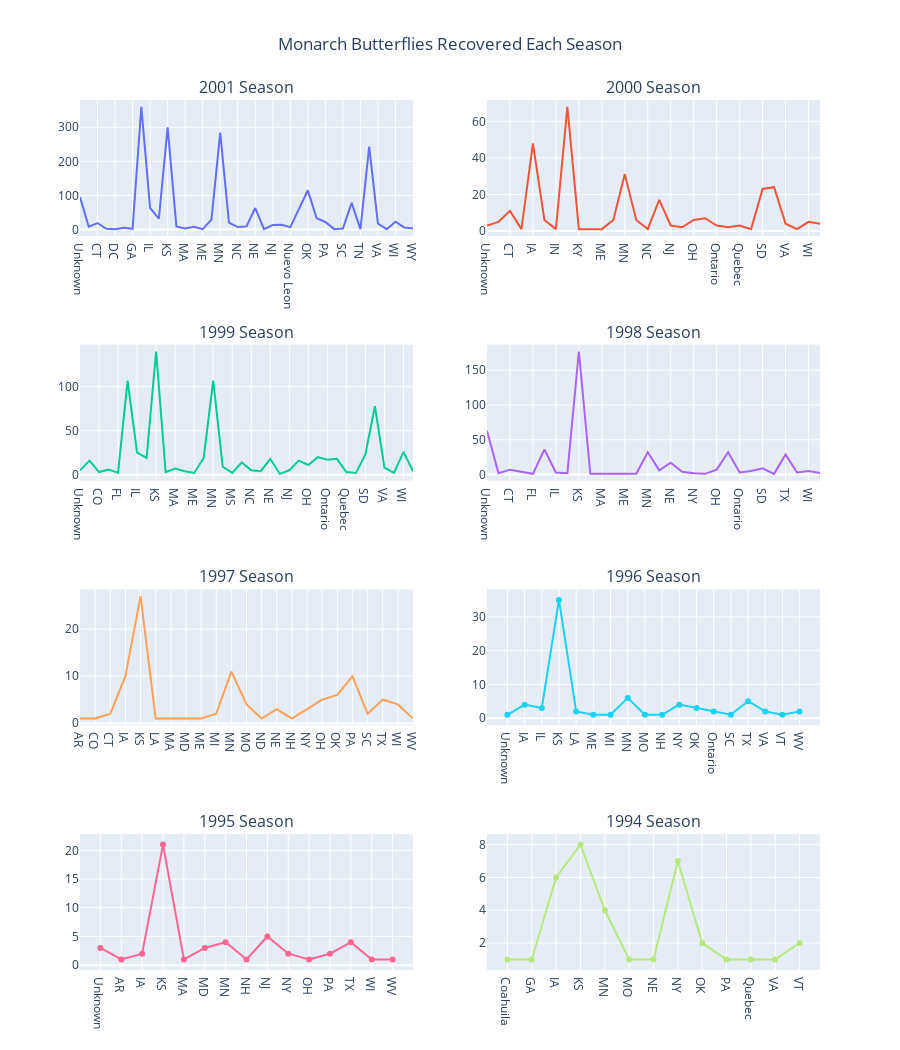

Notebook cell for this chart:
### Markdown cell above
### Show tags per state per season

### Code cell
fig = make_subplots(rows=4, cols=2, subplot_titles=("2001 Season", "2000 Season", "1999 Season", "1998 Season", "1997 Season", "1996 Season", "1995 Season", "1994 Season"))

fig.add_trace(go.Scatter(x=monarchs2001_tally.tag_state, y=monarchs2001_tally.recovered_tags),
              row=1, col=1)

fig.add_trace(go.Scatter(x=monarchs2000_tally.tag_state, y=monarchs2000_tally.recovered_tags),
              row=1, col=2)

fig.add_trace(go.Scatter(x=monarchs1999_tally.tag_state, y=monarchs1999_tally.recovered_tags),
              row=2, col=1)

fig.add_trace(go.Scatter(x=monarchs1998_tally.tag_state, y=monarchs1998_tally.recovered_tags),
              row=2, col=2)

fig.add_trace(go.Scatter(x=monarchs1997_tally.tag_state, y=monarchs1997_tally.recovered_tags),
              row=3, col=1)

fig.add_trace(go.Scatter(x=monarchs1996_tally.tag_state, y=monarchs1996_tally.recovered_tags),
              row=3, col=2)

fig.add_trace(go.Scatter(x=monarchs1995_tally.tag_state, y=monarchs1995_tally.recovered_tags),
              row=4, col=1)

fig.add_trace(go.Scatter(x=monarchs1994_tally.tag_state, y=monarchs1994_tally.recovered_tags),
              row=4, col=2)


fig.update_layout(showlegend=False, height=1050, width =900, title_text="Monarch Butterflies Recovered Each Season", title_x=0.5)

fig.show()

### Figure 1 — Plotly figure (JSON) as saved in the notebook; plotly's stock layout.template omitted (floating-point values rounded to 4 significant figures)
{"data": [{"type": "scatter", "x": ["Unknown", "AR", "CT", "Coahuila", "DC", "FL", "GA", "IA", "IL", "IN", "KS", "KY", "MA", "MD", "ME", "MI", "MN", "MO", "NC", "ND", "NE", "NH", "NJ", "NY", "Nuevo Leon", "OH", "OK", "Ontario", "PA", "Quebec", "SC", "SD", "TN", "TX", "VA", "VT", "WI", "WV", "WY"], "xaxis": "x", "y": [95, 8, 19, 2, 1, 5, 2, 360, 63, 32, 300, 9, 3, 8, 1, 29, 284, 20, 7, 9, 63, 1, 13, 14, 7, 61, 115, 33, 22, 1, 3, 78, 1, 243, 17, 1, 23, 6, 3], "yaxis": "y"}, {"type": "scatter", "x": ["Unknown", "AR", "CT", "FL", "IA", "IL", "IN", "KS", "KY", "MA", "ME", "MI", "MN", "MO", "NC", "NE", "NJ", "Nuevo Leon", "OH", "OK", "Ontario", "PA", "Quebec", "SC", "SD", "TX", "VA", "VT", "WI", "WV"], "xaxis": "x2", "y": [3, 5, 11, 1, 48, 6, 1, 68, 1, 1, 1, 6, 31, 6, 1, 17, 3, 2, 6, 7, 3, 2, 3, 1, 23, 24, 4, 1, 5, 4], "yaxis": "y2"}, {"type": "scatter", "x": ["Unknown", "AR", "CO", "CT", "FL", "IA", "IL", "IN", "KS", "KY", "MA", "MD", "ME", "MI", "MN", "MO", "MS", "MX", "NC", "ND", "NE", "NH", "NJ", "NY", "OH", "OK", "Ontario", "PA", "Quebec", "SC", "SD", "TX", "VA", "VT", "WI", "WV"], "xaxis": "x3", "y": [5, 16, 3, 6, 2, 107, 25, 19, 140, 3, 7, 4, 2, 19, 107, 9, 2, 14, 5, 4, 18, 1, 5, 16, 11, 20, 17, 18, 3, 2, 23, 78, 8, 2, 26, 4], "yaxis": "y3"}, {"type": "scatter", "x": ["Unknown", "AR", "CT", "Coahuila", "FL", "IA", "IL", "IN", "KS", "KY", "MA", "MD", "ME", "MI", "MN", "MO", "NE", "NJ", "NY", "Nuevo Leon", "OH", "OK", "Ontario", "PA", "SD", "TN", "TX", "VA", "WI", "WV"], "xaxis": "x4", "y": [63, 2, 7, 4, 1, 36, 3, 2, 177, 1, 1, 2, 1, 1, 32, 6, 17, 4, 2, 1, 7, 32, 3, 5, 9, 1, 29, 3, 5, 2], "yaxis": "y4"}, {"type": "scatter", "x": ["AR", "CO", "CT", "IA", "KS", "LA", "MA", "MD", "ME", "MI", "MN", "MO", "ND", "NE", "NH", "NY", "OH", "OK", "PA", "SC", "TX", "WI", "WV"], "xaxis": "x5", "y": [1, 1, 2, 10, 27, 1, 1, 1, 1, 2, 11, 4, 1, 3, 1, 3, 5, 6, 10, 2, 5, 4, 1], "yaxis": "y5"}, {"type": "scatter", "x": ["Unknown", "IA", "IL", "KS", "LA", "ME", "MI", "MN", "MO", "NH", "NY", "OK", "Ontario", "SC", "TX", "VA", "VT", "WV"], "xaxis": "x6", "y": [1, 4, 3, 35, 2, 1, 1, 6, 1, 1, 4, 3, 2, 1, 5, 2, 1, 2], "yaxis": "y6"}, {"type": "scatter", "x": ["Unknown", "AR", "IA", "KS", "MA", "MD", "MN", "NH", "NJ", "NY", "OH", "PA", "TX", "WI", "WV"], "xaxis": "x7", "y": [3, 1, 2, 21, 1, 3, 4, 1, 5, 2, 1, 2, 4, 1, 1], "yaxis": "y7"}, {"type": "scatter", "x": ["Coahuila", "GA", "IA", "KS", "MN", "MO", "NE", "NY", "OK", "PA", "Quebec", "VA", "VT"], "xaxis": "x8", "y": [1, 1, 6, 8, 4, 1, 1, 7, 2, 1, 1, 1, 2], "yaxis": "y8"}], "layout": {"annotations": [{"font": {"size": 16}, "showarrow": false, "text": "2001 Season", "x": 0.225, "xanchor": "center", "xref": "paper", "y": 1, "yanchor": "bottom", "yref": "paper"}, {"font": {"size": 16}, "showarrow": false, "text": "2000 Season", "x": 0.775, "xanchor": "center", "xref": "paper", "y": 1, "yanchor": "bottom", "yref": "paper"}, {"font": {"size": 16}, "showarrow": false, "text": "1999 Season", "x": 0.225, "xanchor": "center", "xref": "paper", "y": 0.7188, "yanchor": "bottom", "yref": "paper"}, {"font": {"size": 16}, "showarrow": false, "text": "1998 Season", "x": 0.775, "xanchor": "center", "xref": "paper", "y": 0.7188, "yanchor": "bottom", "yref": "paper"}, {"font": {"size": 16}, "showarrow": false, "text": "1997 Season", "x": 0.225, "xanchor": "center", "xref": "paper", "y": 0.4375, "yanchor": "bottom", "yref": "paper"}, {"font": {"size": 16}, "showarrow": false, "text": "1996 Season", "x": 0.775, "xanchor": "center", "xref": "paper", "y": 0.4375, "yanchor": "bottom", "yref": "paper"}, {"font": {"size": 16}, "showarrow": false, "text": "1995 Season", "x": 0.225, "xanchor": "center", "xref": "paper", "y": 0.1562, "yanchor": "bottom", "yref": "paper"}, {"font": {"size": 16}, "showarrow": false, "text": "1994 Season", "x": 0.775, "xanchor": "center", "xref": "paper", "y": 0.1562, "yanchor": "bottom", "yref": "paper"}], "height": 1050, "showlegend": false, "title": {"text": "Monarch Butterflies Recovered Each Season", "x": 0.5}, "width": 900, "xaxis": {"anchor": "y", "domain": [0, 0.45]}, "xaxis2": {"anchor": "y2", "domain": [0.55, 1]}, "xaxis3": {"anchor": "y3", "domain": [0, 0.45]}, "xaxis4": {"anchor": "y4", "domain": [0.55, 1]}, "xaxis5": {"anchor": "y5", "domain": [0, 0.45]}, "xaxis6": {"anchor": "y6", "domain": [0.55, 1]}, "xaxis7": {"anchor": "y7", "domain": [0, 0.45]}, "xaxis8": {"anchor": "y8", "domain": [0.55, 1]}, "yaxis": {"anchor": "x", "domain": [0.8438, 1]}, "yaxis2": {"anchor": "x2", "domain": [0.8438, 1]}, "yaxis3": {"anchor": "x3", "domain": [0.5625, 0.7188]}, "yaxis4": {"anchor": "x4", "domain": [0.5625, 0.7188]}, "yaxis5": {"anchor": "x5", "domain": [0.2812, 0.4375]}, "yaxis6": {"anchor": "x6", "domain": [0.2812, 0.4375]}, "yaxis7": {"anchor": "x7", "domain": [0, 0.1562]}, "yaxis8": {"anchor": "x8", "domain": [0, 0.1562]}}}
